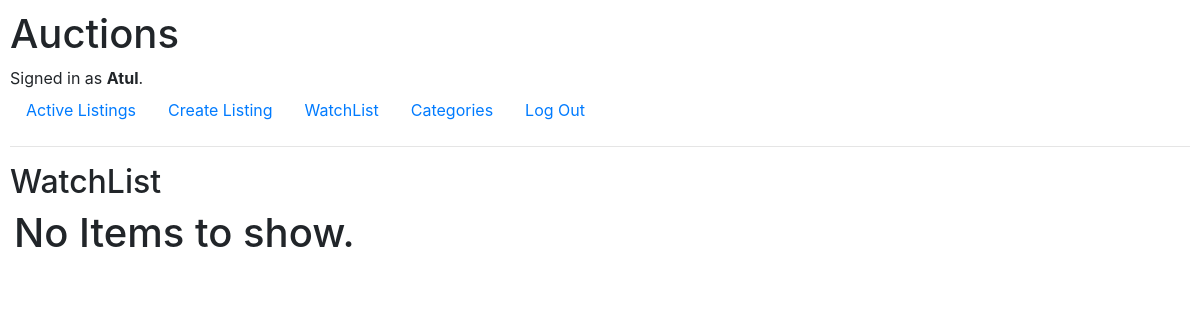
Page /watchlist (signed in) on the earlier database version.
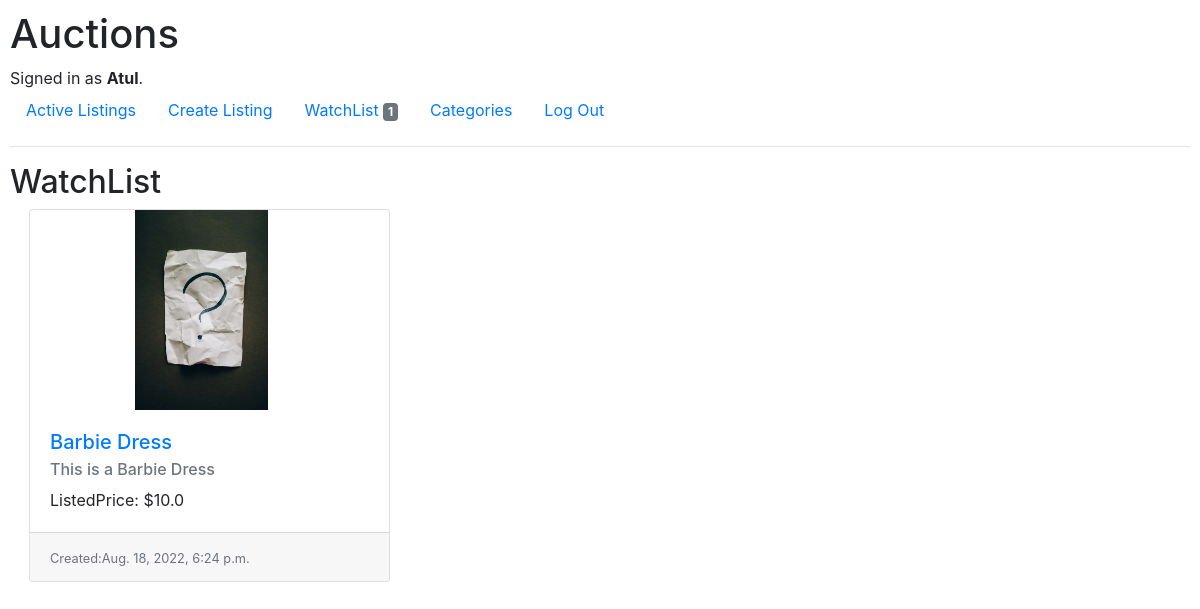
Same page on the later database version.
### auctions/models.py (models this page shows, shortened)
class User(AbstractUser):
    pass

class WatchList(models.Model):
    watchList=models.ManyToManyField(AuctionListings,blank=True,related_name="auctionwatchers")
    createdby=models.ForeignKey(User,on_delete=models.CASCADE,related_name="watchers")

class AuctionListings(models.Model):
    title=models.CharField(max_length=50)
    desc=models.TextField()
    active=models.BooleanField(default=True)
    price=models.FloatField()
    date=models.DateTimeField(auto_now_add=True)
    upload=models.FileField(upload_to="images/",null=True,blank=True)
    category=models.ForeignKey(Category,blank=True,null=True,on_delete=models.CASCADE,related_name="auction_categories")
    createdby=models.ForeignKey(User,on_delete=models.CASCADE)

### auctions/views.py (the view)
# urls.py: path("watchlist",views.get_watchlist,name="watchlist"),
def get_watchlist(request):
    watch=request.user.watchers.first()
    if watch:
        watch=watch.watchList.all()
    return render(request,'auctions/index.html',{
        'auctions':watch,
        'title':'WatchList'
    })

### auctions/templates/auctions/index.html (shortened to what this page needs)
{% extends "auctions/layout.html" %}
{% block body %}
    <h2>{{title}}</h2>
    <div class="row row-cols-1 row-cols-md-3 m-1">
      {% for auction in auctions%}
        <div class="col mb-4">
          <div class="card" >
            {%if auction.upload.name%}
              <img src="{{auction.upload.url}}" height=200 width=100 class="card-img-top">
            {%else%}
              <img src="media/images/question.png" height=200 class="align-self-center mr-3">
            {% endif %}
            <div class="card-body">
              <h5 class="card-title"><a href="{% url 'listings' auction.id %}">{{auction.title}}</a></h5>
              <h6 class="card-subtitle mb-2 text-muted">{{auction.desc}}</h6>
              <p class="card-text">ListedPrice: ${{auction.price}}</p>
            </div>
            <div class="card-footer">
              <small class="text-muted">Created:{{auction.date}}</small>
            </div>
          </div>
        </div>
      {% empty %}
        <h1>No Items to show.</h1>
      {% endfor %}
    </div>
{% endblock %}

### auctions/templates/auctions/layout.html (shortened to what this page needs)
{% load static %}
<!DOCTYPE html>
<html lang="en">
    <head>
        <link rel="stylesheet" href="https://stackpath.bootstrapcdn.com/bootstrap/4.4.1/css/bootstrap.min.css">
        <link href="{% static 'auctions/styles.css' %}" rel="stylesheet">
    </head>
    <body>
        <h1>Auctions</h1>
        <div>
            {% if user.is_authenticated %}
                Signed in as <strong>{{ user.username }}</strong>.
            {% else %}
                Not signed in.
            {% endif %}
        </div>
        <ul class="nav">
            <li class="nav-item">
                <a class="nav-link" href="{% url 'index' %}">Active Listings</a>
            </li>
            {% if user.is_authenticated %}
            <li class="nav-item">
                <a class="nav-link" href="{% url 'create' %}">Create Listing</a>
            </li>
            <li class="nav-item">
                <a class="nav-link" href="{% url 'watchlist'%}">WatchList <span class="badge badge-secondary">{{user.watchers.get.watchList.count}}</span></a>
            </li>
            <li class="nav-item">
                <a class="nav-link" href="{% url 'categories' %}">Categories</a>
            </li>
             <li class="nav-item">
                <a class="nav-link" href="{% url 'logout' %}">Log Out</a>
            </li>
            {% endif %}
        </ul>
        <hr>
        {% block body %}
        {% endblock %}
    </body>
</html>

### auctions/static/auctions/styles.css (style rules this page uses)
body { padding: 10px; }

Differences in the rows shown:
changed User "Atul": watchers.get.watchList.count (not shown) → "1"
added AuctionListings: title "Barbie Dress", desc "This is a Barbie Dress", price "10.0", date "Aug. 18, 2022, 6:24 p.m."
Other differences:
text no longer shown: "No Items to show."
